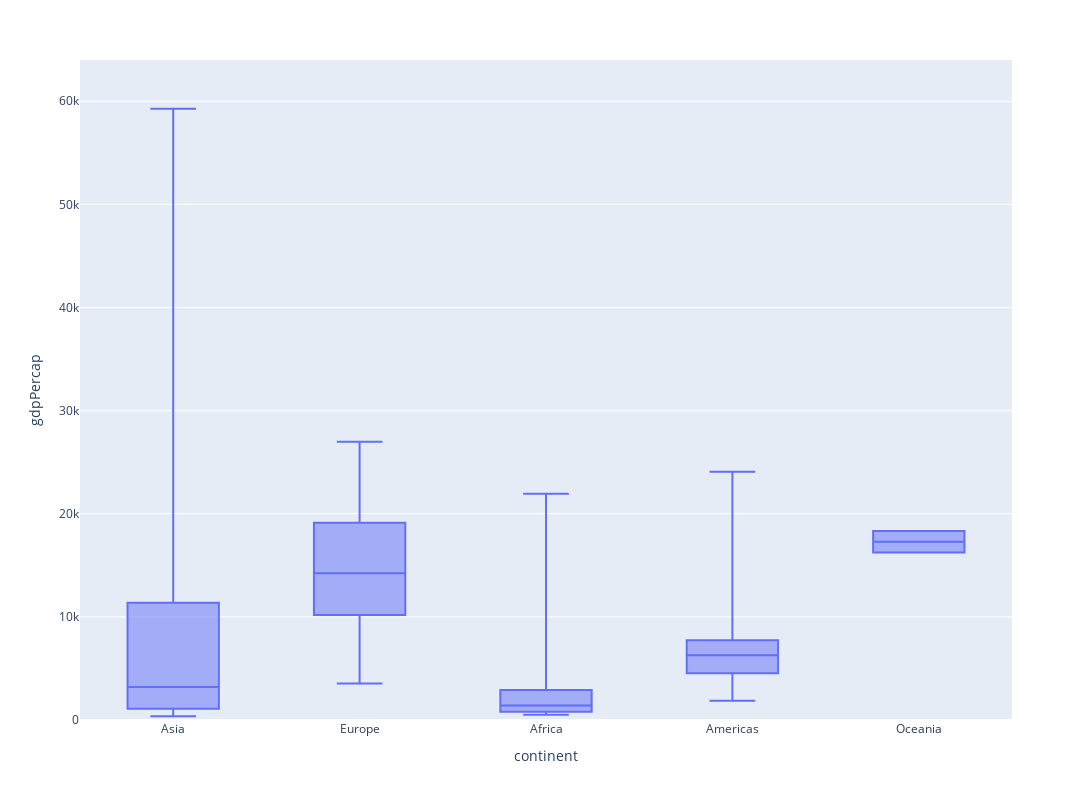

Notebook code cell kept with this figure:
### Code cell
year

### Figure 1 — Plotly figure (JSON) as saved in the notebook; plotly's stock layout.template omitted (floating-point values rounded to 4 significant figures; data arrays with more than 128 entries replaced by an {"elided": "..."} marker saying what was removed)
{"data": [{"alignmentgroup": "True", "boxpoints": false, "hovertemplate": "continent=%{x}<br>gdpPercap=%{y}<extra></extra>", "legendgroup": "", "marker": {"color": "#636efa"}, "name": "", "notched": false, "offsetgroup": "", "orientation": "v", "showlegend": false, "type": "box", "x": {"elided": "142 str values"}, "x0": " ", "xaxis": "x", "y": {"elided": "142 float values"}, "y0": " ", "yaxis": "y"}], "layout": {"boxmode": "group", "height": 800, "legend": {"tracegroupgap": 0}, "margin": {"t": 60}, "showlegend": false, "width": 1100, "xaxis": {"anchor": "y", "autorange": true, "domain": [0, 1], "range": [-0.5, 4.5], "title": {"text": "continent"}, "type": "category"}, "yaxis": {"anchor": "x", "domain": [0, 1], "range": [0, 64000], "title": {"text": "gdpPercap"}, "type": "linear"}}}
